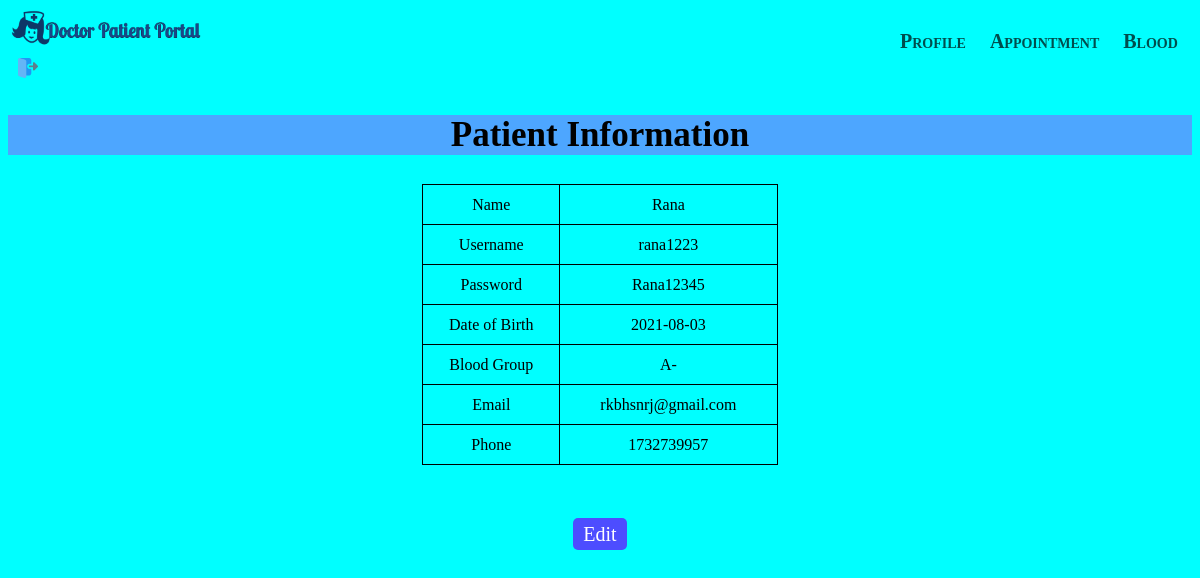
The app's page /patientProfile.php (signed in) with its own data.
### tables this page shows
CREATE TABLE `patient` (
  `id` int(10) NOT NULL,
  `name` varchar(50) NOT NULL,
  `username` varchar(50) NOT NULL,
  `password` varchar(50) NOT NULL,
  `dob` date NOT NULL,
  `bGroup` varchar(50) NOT NULL,
  `email` varchar(50) NOT NULL,
  `phone` varchar(50) NOT NULL
);

### models/db_config.php (called while the page is built, shortened)
<?php
 $db_server="localhost";
 $db_uname="root";
 $db_pass="";
 $db_name="dpportal";
 function get($query){
    global $db_server,$db_uname,$db_pass,$db_name;
    $conn=mysqli_connect($db_server,$db_uname,$db_pass,$db_name);
    $data=array();
    if ($conn){
        $result=mysqli_query($conn,$query);
        while($row=mysqli_fetch_assoc($result)){
            $data[]=$row;
        }
    }
    return $data;
}
?>

### controllers/login_controller.php (called while the page is built, shortened)
<?php
    include 'models/db_config.php';
	function getPatientByUsername($username){
		$query= "select * from patient where username='$username'";
		$rs= get($query);
		return $rs;
	}
?>

### patientProfile.php (the view, shortened to what this page needs)
<?php
    require_once 'patientHeader.php';
	require_once 'controllers/login_controller.php';
	$username=$_SESSION["loggedPatient"];
?>
<html>
<head>
<link rel="stylesheet" href="CSS/mystyle.css">
</head>
    <body style="background-color:cyan;">
	<h2 class="head2" align="middle">Patient Information</h2>
	<table border="1" align="center">
        <?php
		$rs=getPatientByUsername($username);
                    foreach ($rs as $row){
					echo "<tr><td align='center'>Name</td><td align='center'>$row[name]</td></tr>";
                    echo "<tr><td align='center'>Username</td><td align='center'>$row[username]</td></tr>";
                    echo "<tr><td align='center'>Password</td><td align='center'>$row[password]</td></tr>";
					echo "<tr><td align='center'>Date of Birth</td><td align='center'>$row[dob]</td></tr>";
					echo "<tr><td align='center'>Blood Group</td><td align='center'>$row[bGroup]</td></tr>";
					echo "<tr><td align='center'>Email</td><td align='center'>$row[email]</td></tr>";
					echo "<tr><td align='center'>Phone</td><td align='center'>$row[phone]</td></tr>";
					}
		?>
		</table>
		<div class="gap2">
        </div>
		<div align="middle"><a class="app1" href="patientEdit.php">Edit</a><div>
    </body>
</html>

### CSS/mystyle.css (style rules this page uses)
.app1 { font-size:20px; color:white; font-family:calibri; padding-left:10px; padding-right:10px; padding-top:5px; padding-bottom:5px; text-decoration:none; border-radius:5px; background-color:rgb(77, 77, 255); }
.head2 { font-size:35px; background-color:rgb(77, 166, 255); }
.gap2 { padding-top:20px; padding-bottom:20px; }

### patientProfile.php (style rules this page uses)
table, td, th { border: 1px solid black; }
table { border-collapse: collapse; width: 30%; }
td { height: 40px; }

### records on screen
patient: name "Rana", username "rana1223", password "Rana12345", dob "2021-08-03", bGroup "A-", email "rkbhsnrj@gmail.com", phone "1732739957"
